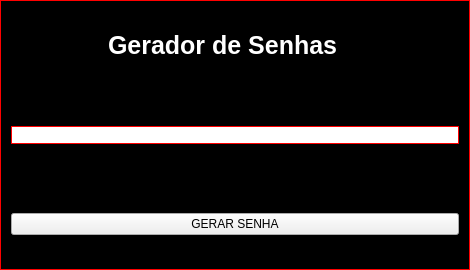
<?xml version="1.0" encoding="UTF-8"?>
<ui version="4.0">
 <class>telaPrincipal</class>
 <widget class="QMainWindow" name="telaPrincipal">
  <property name="geometry">
   <rect>
    <x>0</x>
    <y>0</y>
    <width>470</width>
    <height>270</height>
   </rect>
  </property>
  <property name="sizePolicy">
   <sizepolicy hsizetype="Fixed" vsizetype="Fixed">
    <horstretch>0</horstretch>
    <verstretch>0</verstretch>
   </sizepolicy>
  </property>
  <property name="minimumSize">
   <size>
    <width>470</width>
    <height>270</height>
   </size>
  </property>
  <property name="maximumSize">
   <size>
    <width>470</width>
    <height>270</height>
   </size>
  </property>
  <property name="windowTitle">
   <string>Gerado de Senhas</string>
  </property>
  <property name="windowIcon">
   <iconset resource="iconeGerador.qrc">
    <normaloff>:/icons/icons/logoSpike.png</normaloff>:/icons/icons/logoSpike.png</iconset>
  </property>
  <widget class="QWidget" name="centralwidget">
   <property name="sizePolicy">
    <sizepolicy hsizetype="Fixed" vsizetype="Fixed">
     <horstretch>0</horstretch>
     <verstretch>0</verstretch>
    </sizepolicy>
   </property>
   <property name="minimumSize">
    <size>
     <width>470</width>
     <height>270</height>
    </size>
   </property>
   <property name="maximumSize">
    <size>
     <width>470</width>
     <height>270</height>
    </size>
   </property>
   <layout class="QGridLayout" name="gridLayout">
    <property name="leftMargin">
     <number>0</number>
    </property>
    <property name="topMargin">
     <number>0</number>
    </property>
    <property name="rightMargin">
     <number>0</number>
    </property>
    <property name="bottomMargin">
     <number>0</number>
    </property>
    <item row="0" column="0">
     <widget class="QFrame" name="frame">
      <property name="styleSheet">
       <string notr="true">QFrame{
background-color: rgb(0, 0, 0);
border: 1px solid;
	border-color: rgb(255, 0, 0);
}</string>
      </property>
      <property name="frameShape">
       <enum>QFrame::NoFrame</enum>
      </property>
      <property name="frameShadow">
       <enum>QFrame::Raised</enum>
      </property>
      <layout class="QVBoxLayout" name="verticalLayout">
       <property name="spacing">
        <number>0</number>
       </property>
       <property name="leftMargin">
        <number>0</number>
       </property>
       <property name="topMargin">
        <number>0</number>
       </property>
       <property name="rightMargin">
        <number>0</number>
       </property>
       <property name="bottomMargin">
        <number>0</number>
       </property>
       <item>
        <widget class="QFrame" name="frame_4">
         <property name="styleSheet">
          <string notr="true">QFrame{
border-color: transparent;
}
QLabel{
color: rgb(255, 255, 255);
border-color: transparent;
}</string>
         </property>
         <property name="frameShape">
          <enum>QFrame::StyledPanel</enum>
         </property>
         <property name="frameShadow">
          <enum>QFrame::Raised</enum>
         </property>
         <layout class="QGridLayout" name="gridLayout_4">
          <item row="0" column="3">
           <spacer name="horizontalSpacer_2">
            <property name="orientation">
             <enum>Qt::Horizontal</enum>
            </property>
            <property name="sizeHint" stdset="0">
             <size>
              <width>40</width>
              <height>20</height>
             </size>
            </property>
           </spacer>
          </item>
          <item row="0" column="0">
           <spacer name="horizontalSpacer">
            <property name="orientation">
             <enum>Qt::Horizontal</enum>
            </property>
            <property name="sizeHint" stdset="0">
             <size>
              <width>40</width>
              <height>20</height>
             </size>
            </property>
           </spacer>
          </item>
          <item row="0" column="2">
           <widget class="QLabel" name="label">
            <property name="font">
             <font>
              <pointsize>20</pointsize>
             </font>
            </property>
            <property name="text">
             <string/>
            </property>
            <property name="pixmap">
             <pixmap resource="iconeGerador.qrc">:/icons/icons/iconChave.png</pixmap>
            </property>
           </widget>
          </item>
          <item row="0" column="1">
           <widget class="QLabel" name="label_2">
            <property name="font">
             <font>
              <pointsize>19</pointsize>
              <weight>75</weight>
              <bold>true</bold>
             </font>
            </property>
            <property name="styleSheet">
             <string notr="true">QLabel{
border-color: transparent;
}</string>
            </property>
            <property name="text">
             <string>Gerador de Senhas</string>
            </property>
           </widget>
          </item>
         </layout>
        </widget>
       </item>
       <item>
        <widget class="QFrame" name="frame_2">
         <property name="styleSheet">
          <string notr="true">QFrame{
border-color: transparent;
}</string>
         </property>
         <property name="frameShape">
          <enum>QFrame::StyledPanel</enum>
         </property>
         <property name="frameShadow">
          <enum>QFrame::Raised</enum>
         </property>
         <layout class="QGridLayout" name="gridLayout_3">
          <item row="0" column="0">
           <widget class="QLineEdit" name="TXT_SENHA">
            <property name="styleSheet">
             <string notr="true">QLineEdit{
border: 1px solid;
border-color: rgb(255, 0, 0);
}</string>
            </property>
           </widget>
          </item>
         </layout>
        </widget>
       </item>
       <item>
        <widget class="QFrame" name="frame_3">
         <property name="styleSheet">
          <string notr="true">QFrame{
border-color: transparent;
}</string>
         </property>
         <property name="frameShape">
          <enum>QFrame::NoFrame</enum>
         </property>
         <property name="frameShadow">
          <enum>QFrame::Raised</enum>
         </property>
         <layout class="QGridLayout" name="gridLayout_2">
          <item row="0" column="0">
           <widget class="QPushButton" name="BTN_SENHA">
            <property name="text">
             <string>GERAR SENHA</string>
            </property>
           </widget>
          </item>
         </layout>
        </widget>
       </item>
      </layout>
     </widget>
    </item>
   </layout>
  </widget>
 </widget>
 <resources>
  <include location="iconeGerador.qrc"/>
 </resources>
 <connections/>
</ui>
